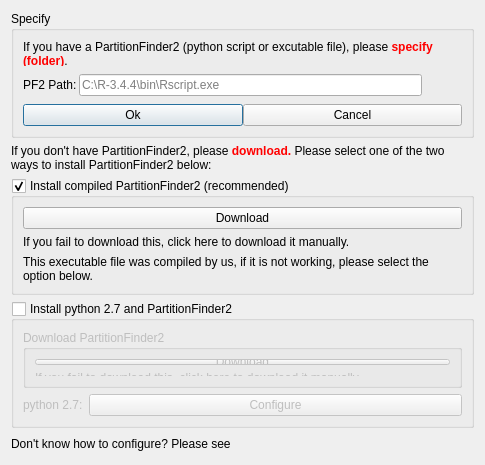
<?xml version="1.0" encoding="UTF-8"?>
<ui version="4.0">
 <class>PF2ExePath</class>
 <widget class="QDialog" name="PF2ExePath">
  <property name="geometry">
   <rect>
    <x>0</x>
    <y>0</y>
    <width>485</width>
    <height>465</height>
   </rect>
  </property>
  <property name="minimumSize">
   <size>
    <width>410</width>
    <height>0</height>
   </size>
  </property>
  <property name="maximumSize">
   <size>
    <width>16777215</width>
    <height>16777215</height>
   </size>
  </property>
  <property name="windowTitle">
   <string>Specify excutable path</string>
  </property>
  <layout class="QVBoxLayout" name="verticalLayout_4">
   <item>
    <widget class="QGroupBox" name="groupBox_5">
     <property name="title">
      <string>Specify</string>
     </property>
     <layout class="QGridLayout" name="gridLayout_4">
      <property name="horizontalSpacing">
       <number>2</number>
      </property>
      <item row="0" column="0" colspan="3">
       <widget class="QLabel" name="label_16">
        <property name="text">
         <string>&lt;html&gt;&lt;head/&gt;&lt;body&gt;&lt;p&gt;If you have a PartitionFinder2 (python script or excutable file), please &lt;span style=&quot; font-weight:600; color:#ff0000;&quot;&gt;specify (folder)&lt;/span&gt;.&lt;/p&gt;&lt;/body&gt;&lt;/html&gt;</string>
        </property>
        <property name="wordWrap">
         <bool>true</bool>
        </property>
       </widget>
      </item>
      <item row="1" column="0">
       <widget class="QLabel" name="label_17">
        <property name="text">
         <string>PF2 Path:</string>
        </property>
       </widget>
      </item>
      <item row="1" column="1">
       <widget class="QLineEdit" name="lineEdit_3">
        <property name="dragEnabled">
         <bool>true</bool>
        </property>
        <property name="readOnly">
         <bool>true</bool>
        </property>
        <property name="placeholderText">
         <string>C:\R-3.4.4\bin\Rscript.exe</string>
        </property>
       </widget>
      </item>
      <item row="2" column="0" colspan="3">
       <layout class="QHBoxLayout" name="horizontalLayout_3">
        <item>
         <widget class="QPushButton" name="pushButton_9">
          <property name="text">
           <string>Ok</string>
          </property>
          <property name="icon">
           <iconset resource="myRes.qrc">
            <normaloff>:/picture/resourses/btn_ok.png</normaloff>:/picture/resourses/btn_ok.png</iconset>
          </property>
         </widget>
        </item>
        <item>
         <widget class="QPushButton" name="pushButton_10">
          <property name="text">
           <string>Cancel</string>
          </property>
          <property name="icon">
           <iconset resource="myRes.qrc">
            <normaloff>:/picture/resourses/btn_close.png</normaloff>:/picture/resourses/btn_close.png</iconset>
          </property>
         </widget>
        </item>
       </layout>
      </item>
      <item row="1" column="2">
       <widget class="QToolButton" name="toolButton_5">
        <property name="styleSheet">
         <string notr="true"/>
        </property>
        <property name="text">
         <string/>
        </property>
        <property name="icon">
         <iconset resource="myRes.qrc">
          <normaloff>:/picture/resourses/Open_folder_add_512px_1186192_easyicon.net.png</normaloff>:/picture/resourses/Open_folder_add_512px_1186192_easyicon.net.png</iconset>
        </property>
        <property name="iconSize">
         <size>
          <width>30</width>
          <height>30</height>
         </size>
        </property>
        <property name="checkable">
         <bool>false</bool>
        </property>
        <property name="checked">
         <bool>false</bool>
        </property>
        <property name="autoRaise">
         <bool>true</bool>
        </property>
       </widget>
      </item>
     </layout>
    </widget>
   </item>
   <item>
    <widget class="QLabel" name="label_14">
     <property name="text">
      <string>&lt;html&gt;&lt;head/&gt;&lt;body&gt;&lt;p&gt;If you don't have PartitionFinder2, please &lt;span style=&quot; font-weight:600; color:#ff0000;&quot;&gt;download.&lt;/span&gt; Please select one of the two ways to install PartitionFinder2 below:&lt;/p&gt;&lt;/body&gt;&lt;/html&gt;</string>
     </property>
     <property name="wordWrap">
      <bool>true</bool>
     </property>
    </widget>
   </item>
   <item>
    <widget class="QGroupBox" name="groupBox_2">
     <property name="title">
      <string>Install compiled PartitionFinder2 (recommended)</string>
     </property>
     <property name="checkable">
      <bool>true</bool>
     </property>
     <layout class="QVBoxLayout" name="verticalLayout">
      <item>
       <widget class="QPushButton" name="pushButton_6">
        <property name="text">
         <string>Download</string>
        </property>
        <property name="icon">
         <iconset resource="myRes.qrc">
          <normaloff>:/picture/resourses/Install.png</normaloff>:/picture/resourses/Install.png</iconset>
        </property>
       </widget>
      </item>
      <item>
       <widget class="QLabel" name="label_7">
        <property name="text">
         <string>&lt;html&gt;&lt;head/&gt;&lt;body&gt;&lt;p&gt;If you fail to download this, click here to download it manually.&lt;/p&gt;&lt;/body&gt;&lt;/html&gt;</string>
        </property>
        <property name="wordWrap">
         <bool>true</bool>
        </property>
        <property name="openExternalLinks">
         <bool>true</bool>
        </property>
       </widget>
      </item>
      <item>
       <widget class="QLabel" name="label_18">
        <property name="text">
         <string>This executable file was compiled by us, if it is not working, please select the option below.</string>
        </property>
        <property name="wordWrap">
         <bool>true</bool>
        </property>
       </widget>
      </item>
     </layout>
    </widget>
   </item>
   <item>
    <widget class="QGroupBox" name="groupBox_3">
     <property name="title">
      <string>Install python 2.7 and PartitionFinder2</string>
     </property>
     <property name="checkable">
      <bool>true</bool>
     </property>
     <property name="checked">
      <bool>false</bool>
     </property>
     <layout class="QVBoxLayout" name="verticalLayout_3">
      <item>
       <widget class="QGroupBox" name="groupBox_4">
        <property name="title">
         <string>Download PartitionFinder2</string>
        </property>
        <layout class="QVBoxLayout" name="verticalLayout_2">
         <item>
          <widget class="QPushButton" name="pushButton_8">
           <property name="text">
            <string>Download</string>
           </property>
           <property name="icon">
            <iconset resource="myRes.qrc">
             <normaloff>:/picture/resourses/Install.png</normaloff>:/picture/resourses/Install.png</iconset>
           </property>
          </widget>
         </item>
         <item>
          <widget class="QLabel" name="label_8">
           <property name="text">
            <string>&lt;html&gt;&lt;head/&gt;&lt;body&gt;&lt;p&gt;If you fail to download this, click here to download it manually.&lt;/p&gt;&lt;/body&gt;&lt;/html&gt;</string>
           </property>
           <property name="wordWrap">
            <bool>true</bool>
           </property>
           <property name="openExternalLinks">
            <bool>true</bool>
           </property>
          </widget>
         </item>
        </layout>
       </widget>
      </item>
      <item>
       <layout class="QHBoxLayout" name="horizontalLayout_4">
        <item>
         <widget class="QLabel" name="label_5">
          <property name="text">
           <string>python 2.7:</string>
          </property>
         </widget>
        </item>
        <item>
         <widget class="QPushButton" name="pushButton_11">
          <property name="sizePolicy">
           <sizepolicy hsizetype="Expanding" vsizetype="Fixed">
            <horstretch>0</horstretch>
            <verstretch>0</verstretch>
           </sizepolicy>
          </property>
          <property name="text">
           <string>Configure</string>
          </property>
         </widget>
        </item>
       </layout>
      </item>
     </layout>
    </widget>
   </item>
   <item>
    <layout class="QHBoxLayout" name="horizontalLayout_2">
     <item>
      <widget class="QLabel" name="label_6">
       <property name="text">
        <string>Don't know how to configure? Please see</string>
       </property>
      </widget>
     </item>
     <item>
      <widget class="ClickedLableGif" name="label_9">
       <property name="toolTip">
        <string>Brief example</string>
       </property>
       <property name="text">
        <string/>
       </property>
      </widget>
     </item>
     <item>
      <spacer name="horizontalSpacer">
       <property name="orientation">
        <enum>Qt::Horizontal</enum>
       </property>
       <property name="sizeHint" stdset="0">
        <size>
         <width>40</width>
         <height>20</height>
        </size>
       </property>
      </spacer>
     </item>
    </layout>
   </item>
  </layout>
 </widget>
 <customwidgets>
  <customwidget>
   <class>ClickedLableGif</class>
   <extends>QLabel</extends>
   <header>src.CustomWidget.h</header>
  </customwidget>
 </customwidgets>
 <resources>
  <include location="myRes.qrc"/>
 </resources>
 <connections/>
</ui>
